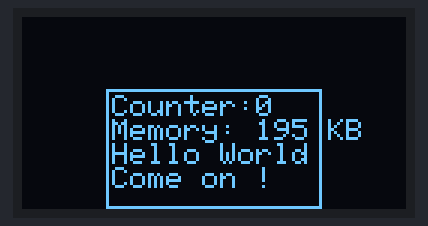
This sketch was run on a simulated ESP32-C3. Parts: 128×64 one-colour display. What the sketch prints to the serial monitor is not drawn.

Above: at 0.1 s.
At 4.2 s:
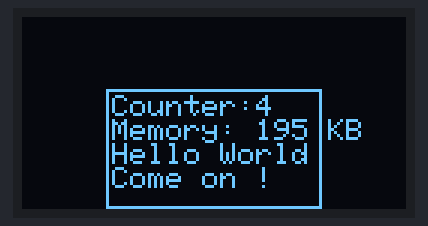
At 7.3 s:
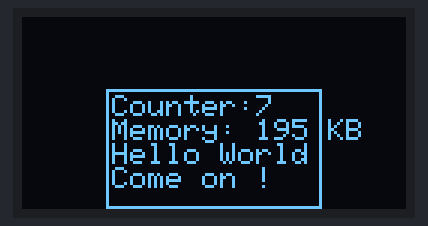
At 18.6 s:
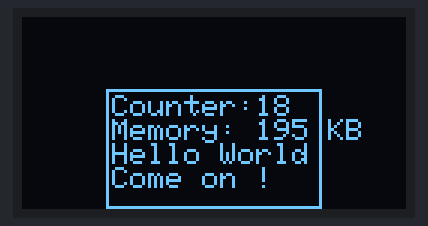
At 28.8 s:
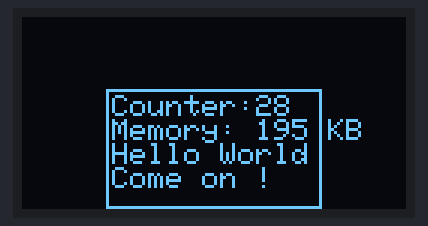
At 38.1 s:
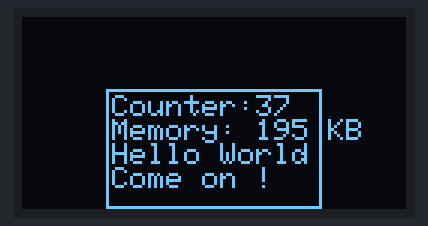

The sketch:

c3-oled.ino
```cpp
/*
 * ESP32-C3 OLED 简化版驱动
 * 更小的内存占用，适合复杂项目
 */

#include <Wire.h>
#include <Adafruit_GFX.h>
#include <Adafruit_SSD1306.h>

// OLED配置
#define SCREEN_WIDTH 128
#define SCREEN_HEIGHT 64
#define OLED_ADDR 0x3C

// I2C引脚配置
#define SDA_PIN 5
#define SCL_PIN 6

Adafruit_SSD1306 display(SCREEN_WIDTH, SCREEN_HEIGHT, &Wire, -1);

void setup() {
  Serial.begin(115200);

  // 初始化I2C
  Wire.begin(SDA_PIN, SCL_PIN);

  // 初始化OLED
  if(!display.begin(SSD1306_SWITCHCAPVCC, OLED_ADDR)) {
    Serial.println("OLED初始化失败！");
    while(1);
  }

  Serial.println("OLED就绪");
  display.clearDisplay();

  // 显示欢迎信息
  showHelloWorld();
}

void loop() {
  // 显示时间和滚动效果
  displayTime();
  delay(1000);
}

// 显示Hello World
void showHelloWorld() {
  display.clearDisplay();

  // 顶部标题
  display.setTextSize(1);
  display.setTextColor(WHITE);
  display.setCursor(10, 0);
  display.println("=== ESP32-C3 ===");

  // 主标题
  display.setTextSize(3);
  display.setCursor(15, 15);
  display.println("Hello");

  display.setTextSize(3);
  display.setCursor(25, 40);
  display.println("World");

  // 底部信息
  display.setTextSize(1);
  display.setCursor(25, 58);
  display.println("0.42\" OLED");

  display.display();
}

// 显示时间
void displayTime() {
  static int counter = 0;

  display.clearDisplay();

  // 边框    右边距：28  上边距：24    右边距128-72     下边距：64-40
  display.drawRect(28, 24, 72, 40, WHITE);

  // 显示信息
  display.setCursor(30, 26);
  display.print("Counter:");
  display.println(counter);

  display.setCursor(30, 34);
  display.print("Memory: ");
  display.print(esp_get_free_heap_size() / 1024);
  display.println(" KB");

  // 底部显示Hello World
  display.setTextSize(1);
  display.setCursor(30, 42);
  display.println("Hello World");

  // 底部显示Come on ！ Come on ！
  display.setTextSize(1);
  display.setCursor(30, 50);
  display.println("Come on !");

  display.display();

  counter++;
}
```

Measured:
- what the display in image 0 shows lasts 1.0 s, from 0.1 s to 1.1 s
